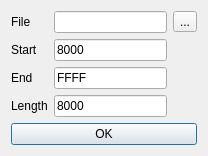
<?xml version="1.0" encoding="UTF-8"?>
<ui version="4.0">
 <class>oDumpDial</class>
 <widget class="QDialog" name="oDumpDial">
  <property name="windowModality">
   <enum>Qt::WindowModal</enum>
  </property>
  <property name="geometry">
   <rect>
    <x>0</x>
    <y>0</y>
    <width>208</width>
    <height>152</height>
   </rect>
  </property>
  <property name="windowTitle">
   <string>Open RAM Dump</string>
  </property>
  <property name="windowIcon">
   <iconset>
    <normaloff>:/images/logo.png</normaloff>:/images/logo.png</iconset>
  </property>
  <layout class="QVBoxLayout" name="verticalLayout">
   <item>
    <layout class="QGridLayout" name="gridLayout" columnstretch="0,0,0">
     <item row="2" column="1">
      <widget class="xHexSpin" name="leEnd">
       <property name="enabled">
        <bool>true</bool>
       </property>
       <property name="inputMask">
        <string>HHHH</string>
       </property>
       <property name="text">
        <string>FFFF</string>
       </property>
       <property name="readOnly">
        <bool>true</bool>
       </property>
      </widget>
     </item>
     <item row="2" column="0">
      <widget class="QLabel" name="label_4">
       <property name="text">
        <string>End</string>
       </property>
      </widget>
     </item>
     <item row="0" column="0">
      <widget class="QLabel" name="label_5">
       <property name="text">
        <string>File</string>
       </property>
      </widget>
     </item>
     <item row="1" column="1">
      <widget class="xHexSpin" name="leStart">
       <property name="inputMask">
        <string>HHHH</string>
       </property>
       <property name="text">
        <string>8000</string>
       </property>
      </widget>
     </item>
     <item row="0" column="1">
      <widget class="QLineEdit" name="laPath">
       <property name="readOnly">
        <bool>true</bool>
       </property>
      </widget>
     </item>
     <item row="1" column="0">
      <widget class="QLabel" name="label_3">
       <property name="text">
        <string>Start</string>
       </property>
      </widget>
     </item>
     <item row="3" column="1">
      <widget class="xHexSpin" name="leLen">
       <property name="inputMask">
        <string>HHHH</string>
       </property>
       <property name="text">
        <string>8000</string>
       </property>
       <property name="readOnly">
        <bool>true</bool>
       </property>
      </widget>
     </item>
     <item row="0" column="2">
      <widget class="QToolButton" name="tbFile">
       <property name="text">
        <string>...</string>
       </property>
       <property name="icon">
        <iconset resource="../xpeccy.qrc">
         <normaloff>:/images/fileopen.png</normaloff>:/images/fileopen.png</iconset>
       </property>
      </widget>
     </item>
     <item row="3" column="0">
      <widget class="QLabel" name="label_2">
       <property name="text">
        <string>Length</string>
       </property>
      </widget>
     </item>
    </layout>
   </item>
   <item>
    <widget class="QPushButton" name="butOk">
     <property name="text">
      <string>OK</string>
     </property>
     <property name="icon">
      <iconset resource="../xpeccy.qrc">
       <normaloff>:/images/ok-apply.png</normaloff>:/images/ok-apply.png</iconset>
     </property>
    </widget>
   </item>
  </layout>
  <action name="aSaveBin">
   <property name="icon">
    <iconset resource="../xpeccy.qrc">
     <normaloff>:/images/filebin.png</normaloff>:/images/filebin.png</iconset>
   </property>
   <property name="text">
    <string>...as bin</string>
   </property>
  </action>
  <action name="aSaveHobeta">
   <property name="icon">
    <iconset resource="../xpeccy.qrc">
     <normaloff>:/images/dollar.png</normaloff>:/images/dollar.png</iconset>
   </property>
   <property name="text">
    <string>...as Hobeta</string>
   </property>
  </action>
  <action name="aSaveToA">
   <property name="icon">
    <iconset resource="../xpeccy.qrc">
     <normaloff>:/images/floppy.png</normaloff>:/images/floppy.png</iconset>
   </property>
   <property name="text">
    <string>...to disk A</string>
   </property>
  </action>
  <action name="aSaveToB">
   <property name="icon">
    <iconset resource="../xpeccy.qrc">
     <normaloff>:/images/floppy.png</normaloff>:/images/floppy.png</iconset>
   </property>
   <property name="text">
    <string>...to disk B</string>
   </property>
  </action>
  <action name="aSaveToC">
   <property name="icon">
    <iconset resource="../xpeccy.qrc">
     <normaloff>:/images/floppy.png</normaloff>:/images/floppy.png</iconset>
   </property>
   <property name="text">
    <string>...to disk C</string>
   </property>
  </action>
  <action name="aSaveToD">
   <property name="icon">
    <iconset resource="../xpeccy.qrc">
     <normaloff>:/images/floppy.png</normaloff>:/images/floppy.png</iconset>
   </property>
   <property name="text">
    <string>...to disk D</string>
   </property>
  </action>
 </widget>
 <customwidgets>
  <customwidget>
   <class>xHexSpin</class>
   <extends>QLineEdit</extends>
   <header location="global">stdlib.h</header>
  </customwidget>
 </customwidgets>
 <tabstops>
  <tabstop>leStart</tabstop>
  <tabstop>leEnd</tabstop>
  <tabstop>leLen</tabstop>
 </tabstops>
 <resources>
  <include location="../xpeccy.qrc"/>
 </resources>
 <connections/>
</ui>
